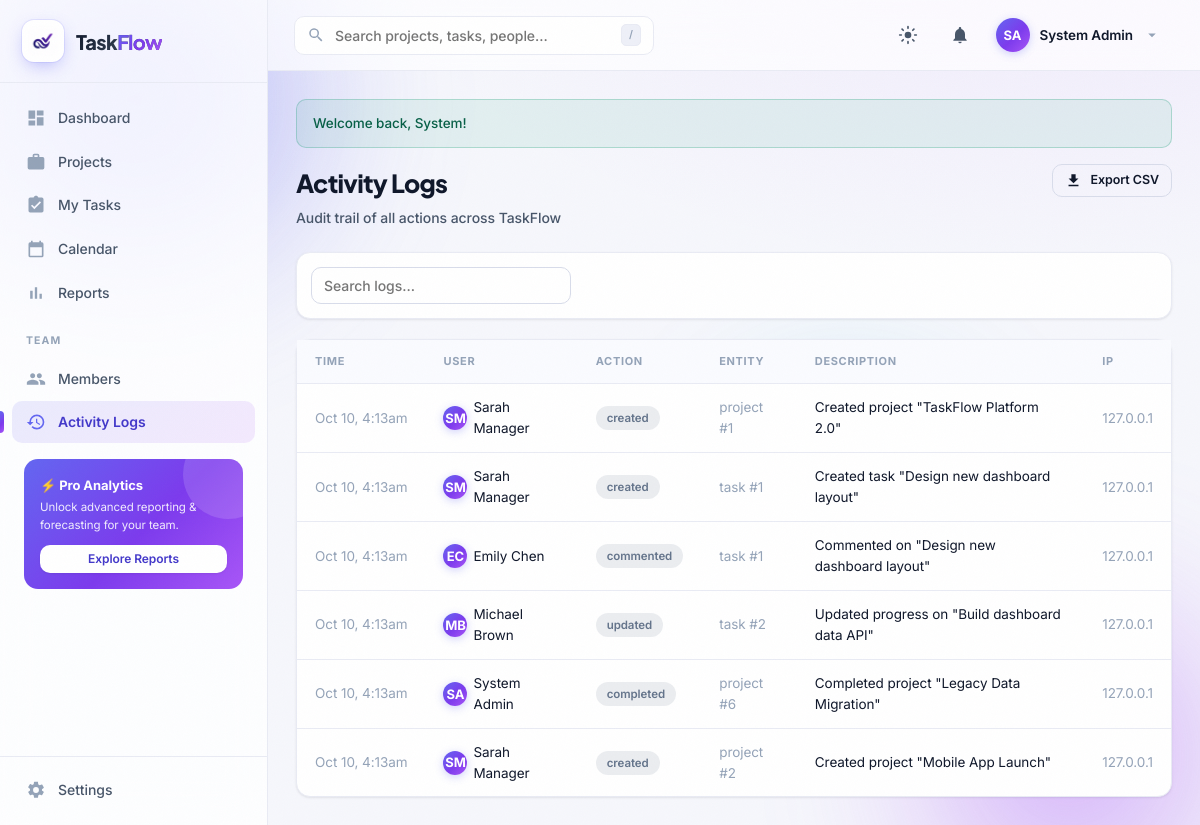
Page /activity_logs.php (signed in) on the committed database.
### tables this page shows
CREATE TABLE IF NOT EXISTS users (
  id            INT AUTO_INCREMENT PRIMARY KEY,
  name          VARCHAR(100) NOT NULL,
  email         VARCHAR(150) NOT NULL UNIQUE,
  password      VARCHAR(255) NOT NULL,
  role          ENUM('admin','manager','employee') NOT NULL DEFAULT 'employee',
  phone         VARCHAR(30)  DEFAULT NULL,
  department    VARCHAR(80)  DEFAULT NULL,
  job_title     VARCHAR(100) DEFAULT NULL,
  avatar        VARCHAR(255) DEFAULT NULL,
  status        ENUM('active','inactive') NOT NULL DEFAULT 'active',
  theme         ENUM('light','dark') NOT NULL DEFAULT 'light',
  bio           TEXT DEFAULT NULL,
  created_at    TIMESTAMP DEFAULT CURRENT_TIMESTAMP,
  updated_at    TIMESTAMP DEFAULT CURRENT_TIMESTAMP ON UPDATE CURRENT_TIMESTAMP
);

CREATE TABLE IF NOT EXISTS activity_logs (
  id           INT AUTO_INCREMENT PRIMARY KEY,
  user_id      INT DEFAULT NULL,
  action       VARCHAR(100) NOT NULL,
  entity_type  VARCHAR(50)  DEFAULT NULL,
  entity_id    INT DEFAULT NULL,
  description  TEXT,
  ip_address   VARCHAR(45)  DEFAULT NULL,
  created_at   TIMESTAMP DEFAULT CURRENT_TIMESTAMP,
  CONSTRAINT fk_log_user FOREIGN KEY (user_id) REFERENCES users(id) ON DELETE SET NULL
);

### includes/auth.php (called while the page is built, shortened)
<?php
require_once __DIR__ . '/functions.php';
function current_user(): ?array
{
    $stmt = db()->prepare("SELECT * FROM users WHERE id = ? LIMIT 1");
    $stmt->execute([$_SESSION['user_id']]);
    $u = $stmt->fetch();
    return $u ?: null;
}
function is_admin(): bool   { return ($_SESSION['user_role'] ?? '') === 'admin'; }

### config/database.php (called while the page is built, shortened)
<?php
function db(): PDO
{
    static $pdo = null;
    if ($pdo instanceof PDO) {
        return $pdo;
    }
    $candidates = [
        ['host' => DB_HOST, 'user' => DB_USER, 'pass' => DB_PASS],
        ['host' => '127.0.0.1', 'user' => DB_USER, 'pass' => DB_PASS],
        ['host' => 'localhost', 'user' => 'root', 'pass' => ''],
        ['host' => '127.0.0.1', 'user' => 'root', 'pass' => ''],
        ['host' => '127.0.0.1', 'user' => DB_NAME, 'pass' => DB_NAME . '123'],
    ];
    $options = [
        PDO::ATTR_ERRMODE            => PDO::ERRMODE_EXCEPTION,
        PDO::ATTR_DEFAULT_FETCH_MODE => PDO::FETCH_ASSOC,
        PDO::ATTR_EMULATE_PREPARES   => false,
    ];
    $lastError = null;
    foreach ($candidates as $c) {
        $dsn = sprintf('mysql:host=%s;port=%s;dbname=%s;charset=%s', $c['host'], DB_PORT, DB_NAME, DB_CHARSET);
        try {
            $pdo = new PDO($dsn, $c['user'], $c['pass'], $options);
            return $pdo;
        } catch (PDOException $e) {
            $lastError = $e;
        }
    }
    die('<div style="font-family:sans-serif;max-width:560px;margin:60px auto;padding:28px;border-radius:14px;background:#fff3f3;border:1px solid #fca5a5;color:#991b1b">
            <h2 style="margin:0 0 8px">⚠️ Database connection failed</h2>
            <p>TaskFlow could not connect to MySQL. Please check:</p>
            <ul>
              <li>MySQL/MariaDB is running</li>
              <li>The <code>taskflow</code> database was imported from <code>database.sql</code></li>
              <li>Credentials in <code>config/config.php</code></li>
            </ul>
            <p style="margin:12px 0 0;font-size:13px;opacity:.8">' . ($lastError ? htmlspecialchars($lastError->getMessage()) : 'Unknown error') . '</p>
          </div>');
}

### activity_logs.php (the view, shortened to what this page needs)
<?php
require_once __DIR__ . '/includes/auth.php';
$activeNav = 'logs';
$search = clean($_GET['q'] ?? '');
$where=[]; $params=[];
$whereSql = $where ? implode(' AND ',$where) : '1=1';
$result = paginate_sql("SELECT l.*, u.name FROM activity_logs l LEFT JOIN users u ON u.id=l.user_id WHERE $whereSql ORDER BY l.created_at DESC", $params, max(1,(int)($_GET['page']??1)), 30);
$logs = $result['rows'];
require __DIR__ . '/includes/header.php';
?>
<div class="page-head">
  <div><h1>Activity Logs</h1><p>Audit trail of all actions across TaskFlow</p></div>
  <div class="page-head__actions">
    <a href="reports.php?type=logs" class="btn btn--ghost btn--sm"><svg viewBox="0 0 24 24" class="ic"><path d="M19 9h-4V3H9v6H5l7 7 7-7zM5 18v2h14v-2H5z"/></svg> Export CSV</a>
  </div>
</div>
<div class="toolbar">
  <input type="text" id="logSearch" class="input" placeholder="Search logs…" value="<?= e($search) ?>" style="min-width:260px">
</div>
<div class="card card--padless">
  <div class="table-wrap"><table class="data">
    <thead><tr><th>Time</th><th>User</th><th>Action</th><th>Entity</th><th>Description</th><th>IP</th></tr></thead>
    <tbody>
    <?php if(!$logs): ?><tr><td colspan="6"><div class="empty">No activity yet.</div></td></tr><?php else: foreach($logs as $l): ?>
      <tr>
        <td class="text-mute" style="white-space:nowrap"><?= fmt_datetime($l['created_at'],'M j, g:ia') ?></td>
        <td><?= $l['name']?'<div class="flex items-center gap-1">'.avatar_html($l['name'],null,'24').'<span>'.e($l['name']).'</span></div>':'<span class="text-mute">System</span>' ?></td>
        <td><span class="badge badge--gray"><?= e($l['action']) ?></span></td>
        <td class="text-mute"><?= e($l['entity_type'] ?: '—') ?> <?= $l['entity_id']?'#'.(int)$l['entity_id']:'' ?></td>
        <td style="max-width:400px"><?= e($l['description'] ?: '—') ?></td>
        <td class="text-mute"><?= e($l['ip_address'] ?: '—') ?></td>
      </tr>
    <?php endforeach; endif; ?>
    </tbody>
  </table></div>
</div>
<?php require __DIR__ . '/includes/footer.php'; ?>

### includes/header.php (shortened to what this page needs)
<?php
require_once __DIR__ . '/auth.php';
$cu = current_user();
$activeNav = $activeNav ?? '';
$bodyClass = $bodyClass ?? '';
$theme = $_SESSION['theme'] ?? 'light';
?>
<!doctype html>
<html lang="en" data-theme="<?= e($theme) ?>">
<head>
    <link rel="stylesheet" href="assets/css/style.css">
</head>
<body class="<?= e($bodyClass) ?> grain">
<div class="aurora"><span class="a1"></span><span class="a2"></span><span class="a3"></span></div>
<div class="app">
    <aside class="sidebar" id="sidebar">
        <div class="sidebar__brand">
            <span class="brand__logo"><img src="assets/img/logo-256.png" alt="TaskFlow"></span>
            <span class="brand__name">Task<b>Flow</b></span>
        </div>
        <nav class="sidebar__nav">
            <a href="dashboard.php"     class="nav-link <?= $activeNav==='dashboard'?'is-active':'' ?>"><svg viewBox="0 0 24 24" class="ic"><path d="M3 13h8V3H3v10zm0 8h8v-6H3v6zm10 0h8V11h-8v10zm0-18v6h8V3h-8z"/></svg><span>Dashboard</span></a>
            <a href="projects.php"      class="nav-link <?= $activeNav==='projects'?'is-active':'' ?>"><svg viewBox="0 0 24 24" class="ic"><path d="M20 6h-4V4a2 2 0 0 0-2-2h-4a2 2 0 0 0-2 2v2H4a2 2 0 0 0-2 2v11a2 2 0 0 0 2 2h16a2 2 0 0 0 2-2V8a2 2 0 0 0-2-2zM10 4h4v2h-4V4z"/></svg><span>Projects</span></a>
            <a href="tasks.php"         class="nav-link <?= $activeNav==='tasks'?'is-active':'' ?>"><svg viewBox="0 0 24 24" class="ic"><path d="M19 3h-4.18C14.4 1.84 13.3 1 12 1s-2.4.84-2.82 2H5a2 2 0 0 0-2 2v14a2 2 0 0 0 2 2h14a2 2 0 0 0 2-2V5a2 2 0 0 0-2-2zm-9 14l-4-4 1.4-1.4L10 14.2l6.6-6.6L18 9l-8 8z"/></svg><span>My Tasks</span></a>
            <a href="calendar.php"      class="nav-link <?= $activeNav==='calendar'?'is-active':'' ?>"><svg viewBox="0 0 24 24" class="ic"><path d="M19 4h-1V2h-2v2H8V2H6v2H5a2 2 0 0 0-2 2v14a2 2 0 0 0 2 2h14a2 2 0 0 0 2-2V6a2 2 0 0 0-2-2zm0 16H5V10h14v10z"/></svg><span>Calendar</span></a>
            <a href="reports.php"       class="nav-link <?= $activeNav==='reports'?'is-active':'' ?>"><svg viewBox="0 0 24 24" class="ic"><path d="M5 9.2h3V19H5V9.2zM10.6 5h2.8v14h-2.8V5zm5.6 8H19v6h-2.8v-6z"/></svg><span>Reports</span></a>
            <div class="nav-group-label">Team</div>
            <a href="team.php"          class="nav-link <?= $activeNav==='team'?'is-active':'' ?>"><svg viewBox="0 0 24 24" class="ic"><path d="M16 11c1.66 0 3-1.34 3-3s-1.34-3-3-3-3 1.34-3 3 1.34 3 3 3zm-8 0c1.66 0 3-1.34 3-3S9.66 5 8 5 5 6.34 5 8s1.34 3 3 3zm0 2c-2.33 0-7 1.17-7 3.5V19h14v-2.5c0-2.33-4.67-3.5-7-3.5zm8 0c-.29 0-.62.02-.97.05 1.16.84 1.97 1.97 1.97 3.45V19h6v-2.5c0-2.33-4.67-3.5-7-3.5z"/></svg><span>Members</span></a>
            <?php if (is_admin()): ?>
            <a href="activity_logs.php" class="nav-link <?= $activeNav==='logs'?'is-active':'' ?>"><svg viewBox="0 0 24 24" class="ic"><path d="M13 3a9 9 0 0 0-9 9H1l3.9 3.9.07.14L9 12H6c0-3.87 3.13-7 7-7s7 3.13 7 7-3.13 7-7 7c-1.93 0-3.68-.79-4.94-2.06l-1.42 1.42A8.95 8.95 0 0 0 13 21a9 9 0 0 0 0-18zm-1 5v5l4.28 2.54.72-1.21-3.5-2.08V8H12z"/></svg><span>Activity Logs</span></a>
            <?php endif; ?>
            <div class="side-promo">
                <h4>⚡ Pro Analytics</h4>
                <p>Unlock advanced reporting & forecasting for your team.</p>
                <a href="reports.php" class="btn btn--sm">Explore Reports</a>
            </div>
        </nav>
        <div class="sidebar__footer">
            <a href="settings.php" class="nav-link <?= $activeNav==='settings'?'is-active':'' ?>"><span>Settings</span></a>
        </div>
    </aside>
    <div class="main">
        <header class="navbar">
            <div class="navbar__left">
                <div class="navbar__search">
                    <svg viewBox="0 0 24 24" class="ic"><path d="M15.5 14h-.79l-.28-.27a6.5 6.5 0 1 0-.7.7l.27.28v.79l5 5L20.49 19l-5-5zm-6 0A4.5 4.5 0 1 1 14 9.5 4.5 4.5 0 0 1 9.5 14z"/></svg>
                    <input type="text" id="globalSearch" placeholder="Search projects, tasks, people…" autocomplete="off">
                    <kbd>/</kbd>
                </div>
            </div>
            <div class="navbar__right">
                <button class="icon-btn" id="themeToggle" aria-label="Toggle theme" title="Toggle theme">
                    <svg viewBox="0 0 24 24" class="ic ic-sun"><circle cx="12" cy="12" r="4"/><path d="M12 2v2M12 20v2M2 12h2M20 12h2M4.9 4.9l1.4 1.4M17.7 17.7l1.4 1.4M4.9 19.1l1.4-1.4M17.7 6.3l1.4-1.4" stroke="currentColor" stroke-width="2" stroke-linecap="round" fill="none"/></svg>
                </button>
                <a href="notifications.php" class="icon-btn has-badge" aria-label="Notifications" title="Notifications">
                    <svg viewBox="0 0 24 24" class="ic"><path d="M12 22a2 2 0 0 0 2-2h-4a2 2 0 0 0 2 2zm6-6v-5c0-3.07-1.63-5.64-4.5-6.32V4a1.5 1.5 0 0 0-3 0v.68C7.64 5.36 6 7.92 6 11v5l-2 2v1h16v-1l-2-2z"/></svg>
                </a>
                <div class="user-menu" id="userMenu">
                    <button class="user-menu__btn" id="userMenuBtn">
                        <?= avatar_html($cu['name'] ?? 'User', $cu['avatar'] ?? null, '34') ?>
                        <span class="user-menu__name"><?= e($cu['name'] ?? '') ?></span>
                        <svg viewBox="0 0 24 24" class="ic ic-sm"><path d="M7 10l5 5 5-5z"/></svg>
                    </button>
                </div>
            </div>
        </header>
        <main class="content" id="content">
            <?= show_flash() ?>

### includes/functions.php (shortened to what this page needs)
<?php
require_once __DIR__ . '/../config/database.php';
function e(?string $value): string
{
    return htmlspecialchars($value ?? '', ENT_QUOTES, 'UTF-8');
}
function clean(string $value): string
{
    return trim($value);
}
function fmt_datetime(?string $dt, string $format = 'M j, Y g:i A'): string
{
    $ts = strtotime($dt);
    return $ts ? date($format, $ts) : '—';
}
function initials(string $name): string
{
    $parts = preg_split('/\s+/', trim($name));
    if (count($parts) >= 2) {
        return strtoupper(substr($parts[0], 0, 1) . substr($parts[1], 0, 1));
    }
    return strtoupper(substr($name, 0, 2));
}
function avatar_html(string $name, ?string $img = null, string $size = '36'): string
{
    return '<span class="avatar avatar--text" style="width:' . $size . 'px;height:' . $size . 'px">' . e(initials($name)) . '</span>';
}
function paginate_sql(string $baseSql, array $params, int $page, int $perPage): array
{
    $page = max(1, $page);
    $offset = ($page - 1) * $perPage;
    $countSql = "SELECT COUNT(*) FROM ($baseSql) AS _cnt";
    $stmt = db()->prepare($countSql);
    $stmt->execute($params);
    $total = (int) $stmt->fetchColumn();
    $dataSql = "$baseSql LIMIT $perPage OFFSET $offset";
    $stmt = db()->prepare($dataSql);
    $stmt->execute($params);
    $rows = $stmt->fetchAll();
    return [
        'rows'  => $rows,
        'total' => $total,
        'page'  => $page,
        'perPage' => $perPage,
        'pages' => $total > 0 ? (int) ceil($total / $perPage) : 1,
    ];
}
function show_flash(): string
{
    $html = '';
    if (!empty($_SESSION['flash'])) {
        foreach ($_SESSION['flash'] as $f) {
            $html .= '<div class="alert alert--' . e($f['type']) . '">' . e($f['message']) . '</div>';
        }
    }
    return $html;
}

### includes/footer.php (shortened to what this page needs)
        </main>
    </div>
</div>
</body>
</html>

### rows in the picture
users: name "SA", name "System Admin"
activity_logs: created_at "Oct 10, 4:13am", user.name "SM", user.name "Sarah Manager", action "created", entity_type "project", entity "1", description "Created project \"TaskFlow Platform 2.0\"", ip_address "127.0.0.1"
activity_logs: created_at "Oct 10, 4:13am", user.name "SM", user.name "Sarah Manager", action "created", entity_type "task", entity "1", description "Created task \"Design new dashboard layout\"", ip_address "127.0.0.1"
activity_logs: created_at "Oct 10, 4:13am", user.name "EC", user.name "Emily Chen", action "commented", entity_type "task", entity "1", description "Commented on \"Design new dashboard layout\"", ip_address "127.0.0.1"
activity_logs: created_at "Oct 10, 4:13am", user.name "MB", user.name "Michael Brown", action "updated", entity_type "task", entity "2", description "Updated progress on \"Build dashboard data API\"", ip_address "127.0.0.1"
activity_logs: created_at "Oct 10, 4:13am", user.name "SA", user.name "System Admin", action "completed", entity_type "project", entity "6", description "Completed project \"Legacy Data Migration\"", ip_address "127.0.0.1"
activity_logs: created_at "Oct 10, 4:13am", user.name "SM", user.name "Sarah Manager", action "created", entity_type "project", entity "2", description "Created project \"Mobile App Launch\"", ip_address "127.0.0.1"

### other values in the picture
$f['message'] "Welcome back, System!"
